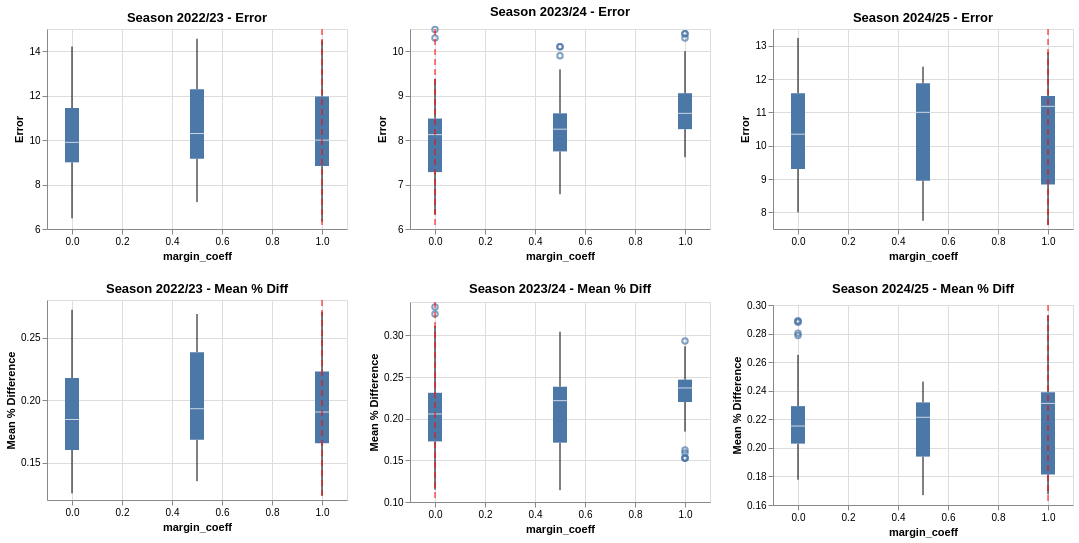

The notebook cell this image was saved under:
### Code cell
import altair as alt

hist_df = pd.DataFrame(history)

# best try per season (min Error, tie-break min Mean%Diff)
best_df = (hist_df.sort_values(["seasons", "Error", "Mean%Diff"])
           .groupby("seasons", as_index=False)
           .first()[["seasons", "margin_coeff"]])

charts = []
for season in hist_df['seasons'].unique():
    season_df = hist_df[hist_df['seasons'] == season]
    season_best = best_df[best_df['seasons'] == season]
    
    base = alt.Chart(season_df).encode(
        x=alt.X("margin_coeff:Q", title="margin_coeff")
    )
    
    error_line = base.mark_boxplot().encode(
        y=alt.Y("Error:Q", scale=alt.Scale(zero=False), title="Error")
    )
    
    mpd_line = base.mark_boxplot().encode(
        y=alt.Y("Mean%Diff:Q", scale=alt.Scale(zero=False), title="Mean % Difference")
    )
    
    rules = alt.Chart(season_best).mark_rule(strokeDash=[6,4], color='red').encode(
        x=alt.X("margin_coeff:Q", scale=alt.Scale(zero=False))
    )
    
    season_chart = alt.vconcat(
        (error_line + rules).properties(width=300, height=200, title=f"Season {season} - Error"),
        (mpd_line + rules).properties(width=300, height=200, title=f"Season {season} - Mean % Diff")
    )
    
    charts.append(season_chart)

chart = alt.hconcat(*charts)
chart

### Figure 1 — Vega-Lite specification as saved in the notebook (floating-point values rounded to 4 significant figures; data arrays with more than 128 entries replaced by an {"elided": "..."} marker saying what was removed)
{"config": {"view": {"continuousWidth": 300, "continuousHeight": 300}}, "hconcat": [{"vconcat": [{"layer": [{"data": {"name": "data-1c3e5d68e5bf35d8e360253134690d6e"}, "mark": {"type": "boxplot"}, "encoding": {"x": {"field": "margin_coeff", "title": "margin_coeff", "type": "quantitative"}, "y": {"field": "Error", "scale": {"zero": false}, "title": "Error", "type": "quantitative"}}}, {"data": {"name": "data-8512b8897a934f442efe1c65db628b68"}, "mark": {"type": "rule", "color": "red", "strokeDash": [6, 4]}, "encoding": {"x": {"field": "margin_coeff", "scale": {"zero": false}, "type": "quantitative"}}}], "height": 200, "title": "Season 2022/23 - Error", "width": 300}, {"layer": [{"data": {"name": "data-1c3e5d68e5bf35d8e360253134690d6e"}, "mark": {"type": "boxplot"}, "encoding": {"x": {"field": "margin_coeff", "title": "margin_coeff", "type": "quantitative"}, "y": {"field": "Mean%Diff", "scale": {"zero": false}, "title": "Mean % Difference", "type": "quantitative"}}}, {"data": {"name": "data-8512b8897a934f442efe1c65db628b68"}, "mark": {"type": "rule", "color": "red", "strokeDash": [6, 4]}, "encoding": {"x": {"field": "margin_coeff", "scale": {"zero": false}, "type": "quantitative"}}}], "height": 200, "title": "Season 2022/23 - Mean % Diff", "width": 300}]}, {"vconcat": [{"layer": [{"data": {"name": "data-687a7acbf0ff4461c570070377c87d80"}, "mark": {"type": "boxplot"}, "encoding": {"x": {"field": "margin_coeff", "title": "margin_coeff", "type": "quantitative"}, "y": {"field": "Error", "scale": {"zero": false}, "title": "Error", "type": "quantitative"}}}, {"data": {"name": "data-0b7f021f657047d4a45aa8f8b3dd8382"}, "mark": {"type": "rule", "color": "red", "strokeDash": [6, 4]}, "encoding": {"x": {"field": "margin_coeff", "scale": {"zero": false}, "type": "quantitative"}}}], "height": 200, "title": "Season 2023/24 - Error", "width": 300}, {"layer": [{"data": {"name": "data-687a7acbf0ff4461c570070377c87d80"}, "mark": {"type": "boxplot"}, "encoding": {"x": {"field": "margin_coeff", "title": "margin_coeff", "type": "quantitative"}, "y": {"field": "Mean%Diff", "scale": {"zero": false}, "title": "Mean % Difference", "type": "quantitative"}}}, {"data": {"name": "data-0b7f021f657047d4a45aa8f8b3dd8382"}, "mark": {"type": "rule", "color": "red", "strokeDash": [6, 4]}, "encoding": {"x": {"field": "margin_coeff", "scale": {"zero": false}, "type": "quantitative"}}}], "height": 200, "title": "Season 2023/24 - Mean % Diff", "width": 300}]}, {"vconcat": [{"layer": [{"data": {"name": "data-01ebf857098e6127149dca219311d6e3"}, "mark": {"type": "boxplot"}, "encoding": {"x": {"field": "margin_coeff", "title": "margin_coeff", "type": "quantitative"}, "y": {"field": "Error", "scale": {"zero": false}, "title": "Error", "type": "quantitative"}}}, {"data": {"name": "data-7db6572d3fa8ab983bedd499a26a3501"}, "mark": {"type": "rule", "color": "red", "strokeDash": [6, 4]}, "encoding": {"x": {"field": "margin_coeff", "scale": {"zero": false}, "type": "quantitative"}}}], "height": 200, "title": "Season 2024/25 - Error", "width": 300}, {"layer": [{"data": {"name": "data-01ebf857098e6127149dca219311d6e3"}, "mark": {"type": "boxplot"}, "encoding": {"x": {"field": "margin_coeff", "title": "margin_coeff", "type": "quantitative"}, "y": {"field": "Mean%Diff", "scale": {"zero": false}, "title": "Mean % Difference", "type": "quantitative"}}}, {"data": {"name": "data-7db6572d3fa8ab983bedd499a26a3501"}, "mark": {"type": "rule", "color": "red", "strokeDash": [6, 4]}, "encoding": {"x": {"field": "margin_coeff", "scale": {"zero": false}, "type": "quantitative"}}}], "height": 200, "title": "Season 2024/25 - Mean % Diff", "width": 300}]}], "$schema": "https://vega.github.io/schema/vega-lite/v6.4.1.json", "datasets": {"data-1c3e5d68e5bf35d8e360253134690d6e": {"elided": "441 records"}, "data-8512b8897a934f442efe1c65db628b68": [{"seasons": "2022/23", "margin_coeff": 1.0}], "data-687a7acbf0ff4461c570070377c87d80": {"elided": "441 records"}, "data-0b7f021f657047d4a45aa8f8b3dd8382": [{"seasons": "2023/24", "margin_coeff": 0.0}], "data-01ebf857098e6127149dca219311d6e3": {"elided": "441 records"}, "data-7db6572d3fa8ab983bedd499a26a3501": [{"seasons": "2024/25", "margin_coeff": 1.0}]}}
